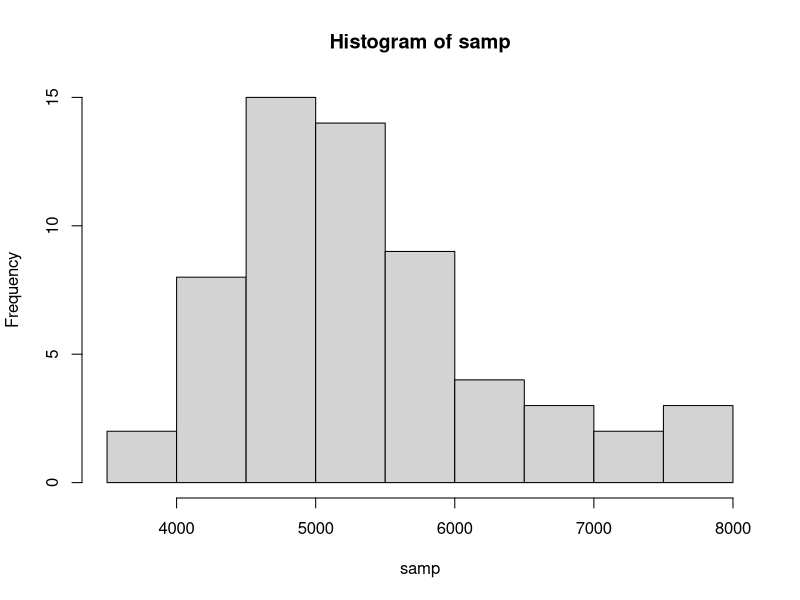

Reproduce this figure in R.
##### Lab week 2 - probability and z-scores ####
### Area Studies - TA: Cora ###

# Calling packages and options ----
library(readr)
library(tidyverse)

# Calling dataset ----
primary <- read.csv("Data/primary-2.csv")

# Creating a random sample of size 60 from the population of London primary schools ----
  samp <- sample(x = primary$SpendPerStudent, size = 60)

  # Describing the distribution of sample
    summary(samp)
    hist(samp)

# Mean of sample ----
    sample_mean <- mean(samp)
    
# Confidence intervals -----
    se_sample <- sd(samp) / sqrt(length(samp)) #First, lets calculate the standard error for sample
    lower_ci_sample <-sample_mean - 2.04*se_sample #computing the lower Confidence Interval for the sample
    upper_ci_sample <-sample_mean + 2.04*se_sample #computing the upper confidence interval for the sample
    combined_ci <- c(lower_ci_sample, upper_ci_sample) #then, we can combine both CIs using concatenate function
    
# Computing mean spend per student for the population of london primary schools
    mean_pop <- mean(primary$SpendPerStudent)
    
    

    